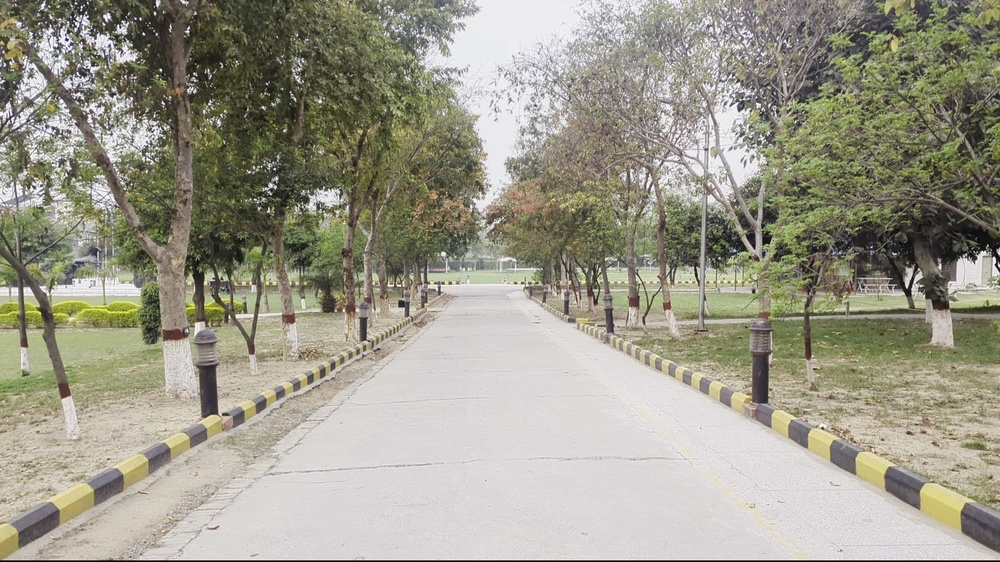
#> input picture image-processing/outputs/frame_extractor/frame_for_hough.jpg, 1000 x 562 px, shrunk from 1920 x 1080 before the run
$ python hough_transform.py
#> lines starting #> are read from the running program, lines starting #| are printed output that depends on the picture; after the words box and inside, x2 and y2 are one past the last pixel; in counts of white or black regions, pixels touching at a corner belong together
#> in main, frame is the input picture: shape (562, 1000, 3); mean B, G, R 138.7, 154, 156.6
import os

import cv2
import numpy as np


BASE_DIR = os.path.dirname(os.path.abspath(__file__))
INPUT_FRAME = os.path.join(BASE_DIR, "outputs", "frame_extractor", "frame_for_hough.jpg")
OUTPUT_DIR = os.path.join(BASE_DIR, "outputs", "hough_transform")
OUTPUT_IMAGE = os.path.join(OUTPUT_DIR, "frame_hough_output.jpg")

CANNY_LOW = 30
CANNY_HIGH = 120
HOUGH_RHO = 2
HOUGH_THETA = np.pi / 180
HOUGH_THRESHOLD = 60
HOUGH_MIN_LINE_LENGTH = 50
HOUGH_MAX_LINE_GAP = 20


def make_coordinates(image, line_parameters):
    slope, intercept = line_parameters
    if abs(slope) < 1e-6:
        return None

    h, w = image.shape[:2]
    y1 = h - 1
    y2 = int(y1 * (3 / 5))
    x1 = int((y1 - intercept) / slope)
    x2 = int((y2 - intercept) / slope)
    x1 = max(0, min(w - 1, x1))
    x2 = max(0, min(w - 1, x2))
    return np.array([x1, y1, x2, y2], dtype=np.int32)


def average_slope_intercept(image, lines):
    left_fit = []
    right_fit = []
    if lines is None:
        return None

    for line in lines:
        x1, y1, x2, y2 = line.reshape(4)
        if x1 == x2:
            continue
        slope, intercept = np.polyfit((x1, x2), (y1, y2), 1)
        if abs(slope) < 0.3 or abs(slope) > 3:
            continue
        if slope < 0:
            left_fit.append((slope, intercept))
        else:
            right_fit.append((slope, intercept))

    lines_out = []
    if left_fit:
        left_line = make_coordinates(image, np.average(left_fit, axis=0))
        if left_line is not None:
            lines_out.append(left_line)
    if right_fit:
        right_line = make_coordinates(image, np.average(right_fit, axis=0))
        if right_line is not None:
            lines_out.append(right_line)

    return np.array(lines_out, dtype=np.int32) if lines_out else None


def canny(image):
    gray = cv2.cvtColor(image, cv2.COLOR_BGR2GRAY)
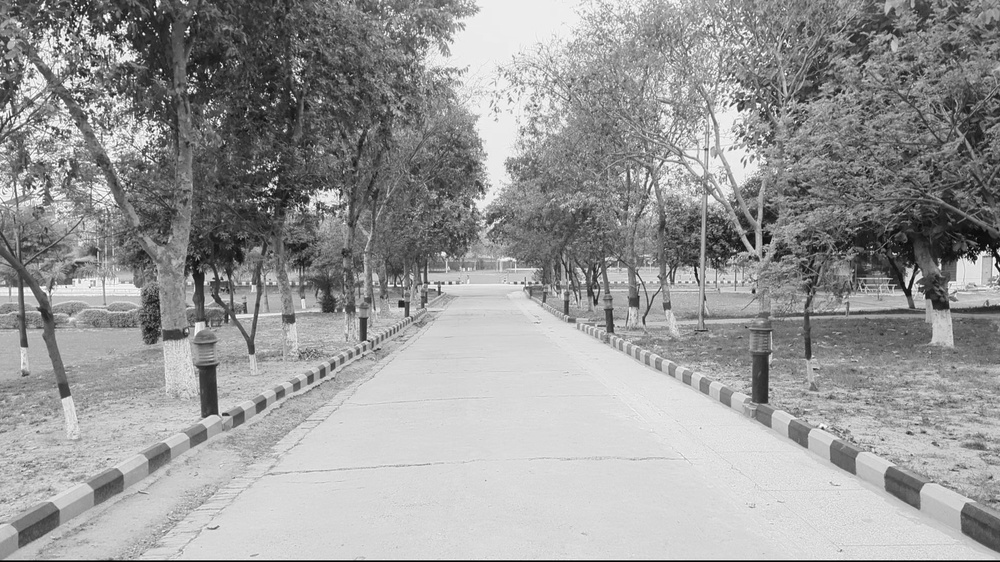
#> gray: shape (562, 1000); min 0, max 255, mean 153
    blur = cv2.GaussianBlur(gray, (5, 5), 0)
    return cv2.Canny(blur, CANNY_LOW, CANNY_HIGH)
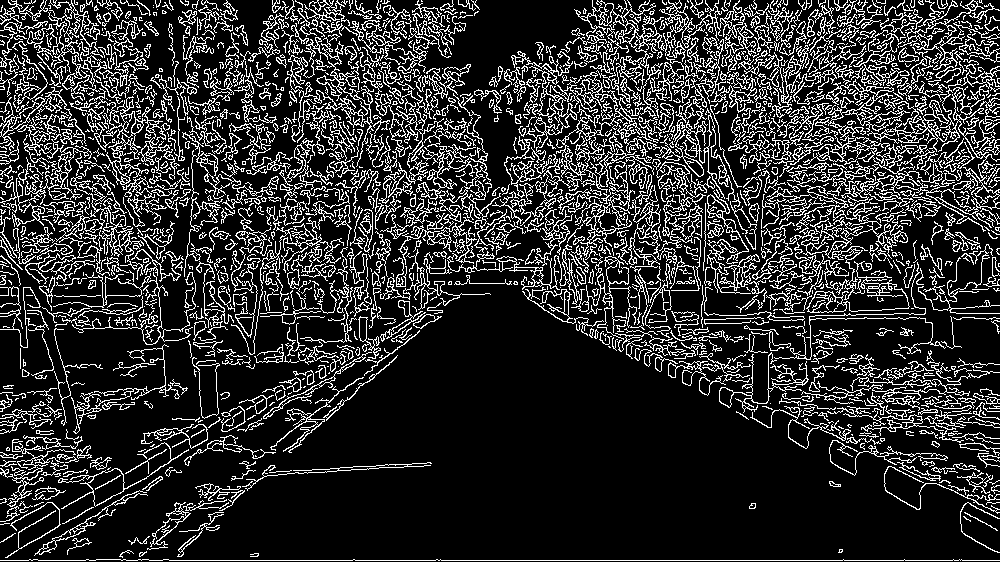
#> returned value: shape (562, 1000); 18.5% white in thin lines or dots


def display_lines(image, lines):
    line_image = np.zeros_like(image)
    if lines is not None:
        for x1, y1, x2, y2 in np.asarray(lines).reshape(-1, 4):
            cv2.line(line_image, (int(x1), int(y1)), (int(x2), int(y2)), (0, 0, 255), 10)
    return line_image


def region_of_interest(image):
    height, width = image.shape[:2]
#> height = 562; width = 1000
    polygons = np.array(
        [[
            (int(0.08 * width), height),
            (int(0.92 * width), height),
            (int(0.50 * width), int(0.43 * height)),
        ]],
        dtype=np.int32,
    )
#> polygons = [[80, 562], [920, 562], [500, 241]]
    mask = np.zeros_like(image)
    cv2.fillPoly(mask, polygons, 255)
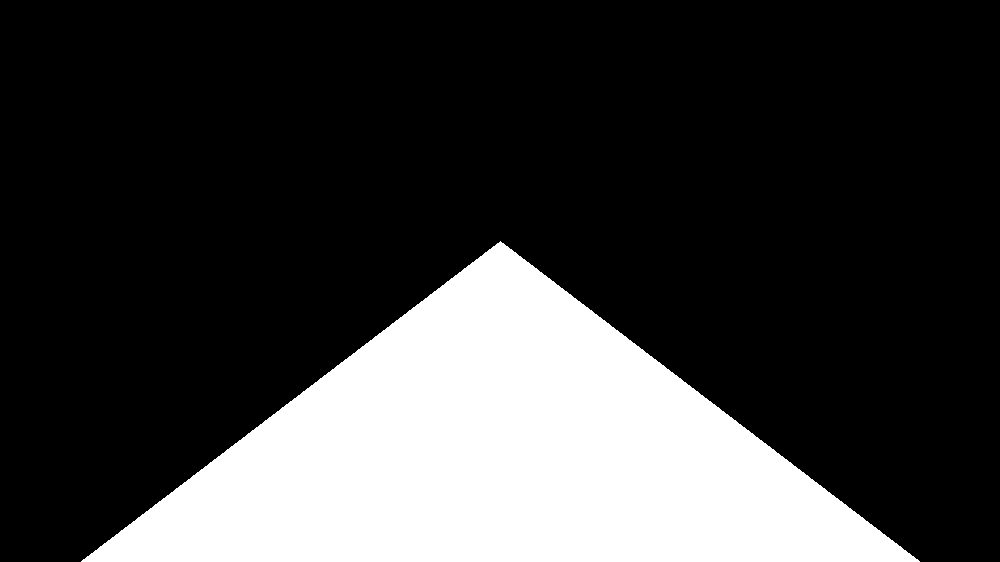
#> mask: shape (562, 1000); 24% white; 1 white region, box (x1, y1, x2, y2) and area: (81, 241, 920, 562) 134919
    return cv2.bitwise_and(image, mask)
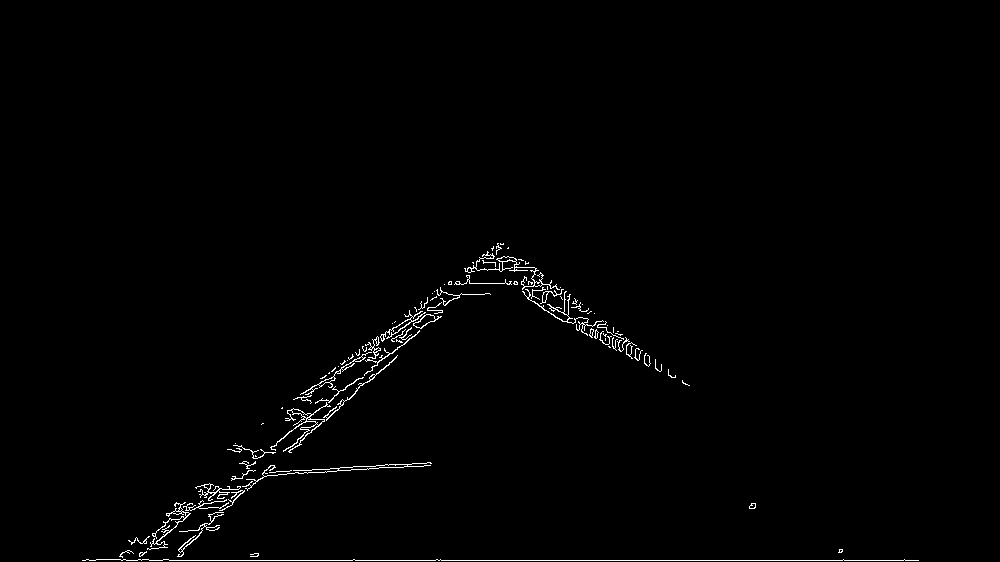
#> returned value: shape (562, 1000); 0.98% white in thin lines or dots, all inside (x1, y1, x2, y2) = (82, 243, 919, 561)


def process(frame):
    canny_image = canny(frame)
    cropped_image = region_of_interest(canny_image)
    lines = cv2.HoughLinesP(
        cropped_image,
        HOUGH_RHO,
        HOUGH_THETA,
        HOUGH_THRESHOLD,
        np.array([]),
        minLineLength=HOUGH_MIN_LINE_LENGTH,
        maxLineGap=HOUGH_MAX_LINE_GAP,
    )
#> lines = 70 rows, first 6: [121, 560, 918, 560], [154, 538, 438, 316], [178, 554, 318, 419], [129, 553, 211, 484], [282, 408, 508, 256], [262, 478, 374, 374]
    averaged_lines = average_slope_intercept(frame, lines)
#> the loop in average_slope_intercept, `for line in lines:` made 70 passes
#> (x1, y1, x2, y2, slope, intercept) on passes 1 to 12: (121, 560, 918, 560, -7.91e-17, 560), (154, 538, 438, 316, -0.782, 658.4), (178, 554, 318, 419, -0.964, 725.6), (129, 553, 211, 484, -0.841, 661.5), (282, 408, 508, 256, -0.673, 597.7), (262, 478, 374, 374, -0.929, 721.3), (332, 380, 501, 244, -0.805, 647.2), (360, 378, 440, 316, -0.775, 657), (205, 508, 273, 449, -0.868, 685.9), (370, 360, 508, 248, -0.812, 660.3), (242, 473, 296, 470, -0.0556, 486.4), (285, 420, 503, 243, -0.812, 651.4)
#> after the loop in average_slope_intercept, `for line in lines:`: left_fit = 52 pairs, first value -1 to -0.484, second value 597.7 to 738; right_fit = [(0.601, -27.05), (0.697, -96.69), (0.698, -93.32), (0.537, 16.45), (0.533, 11.67), (0.754, -132.5), (0.625, -38.13), (0.698, -85.98), (0.703, -94.62), (0.756, -130.8), (0.556, 7.78), (0.702, -91.53)]
#> in make_coordinates, `slope, intercept = line_parameters`: slope = -0.813; intercept = 663.8
#> in make_coordinates, `x1 = int((y1 - intercept) / slope)`: x1 = 126
#> in make_coordinates, `x2 = int((y2 - intercept) / slope)`: x2 = 403
#> in average_slope_intercept, `left_line = make_coordinates(image, np.average(left_fit, axis=0))`: left_line = [126, 561, 403, 336]
#> in average_slope_intercept, `right_line = make_coordinates(image, np.average(right_fit, axis=0))`: right_line = [952, 561, 609, 336]
#> averaged_lines = [[126, 561, 403, 336], [952, 561, 609, 336]]
    line_img = display_lines(frame, averaged_lines)
#> the loop in display_lines, `for x1, y1, x2, y2 in np.asarray(lines).reshape(-1, 4):` made 2 passes
#> after the loop in display_lines, `for x1, y1, x2, y2 in np.asarray(lines).reshape(-1, 4):`:
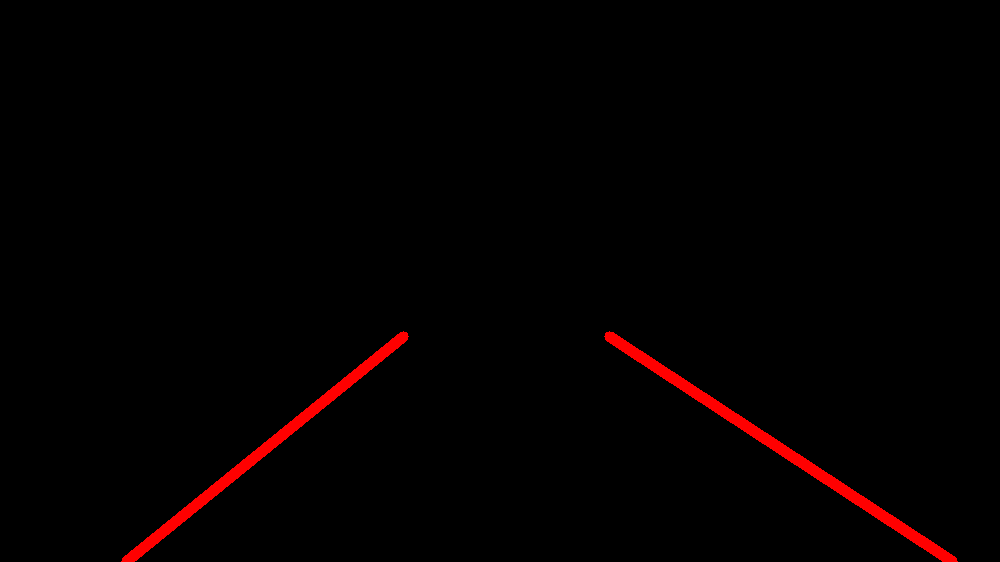
#> line_image: shape (562, 1000, 3); mean of channels 0, 1, 2 0, 0, 3.9; drawn as B, G, R
    return cv2.addWeighted(frame, 0.8, line_img, 1, 1)
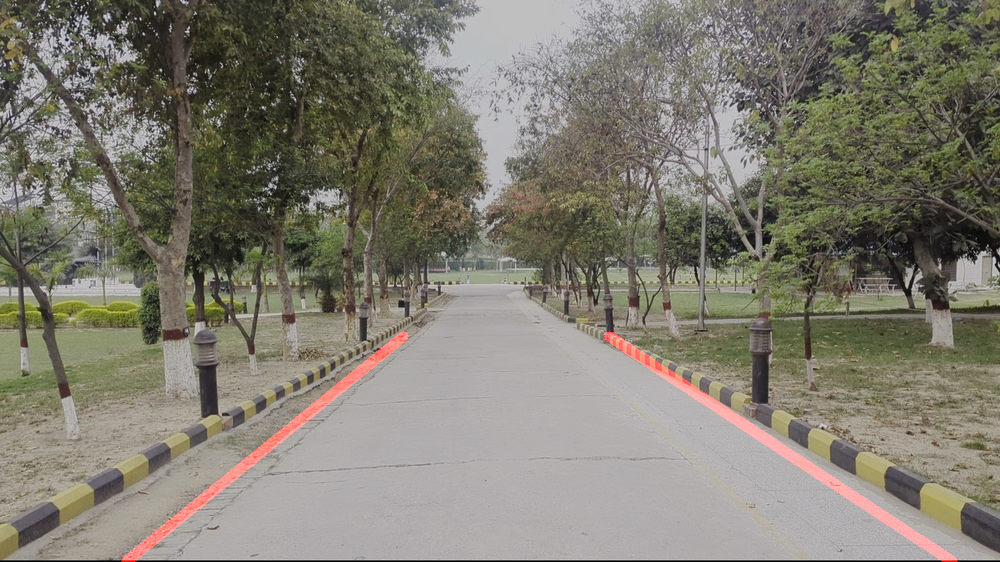
#> returned value: shape (562, 1000, 3); mean of channels 0, 1, 2 111.9, 124.2, 127.7; drawn as B, G, R


def main():
    os.makedirs(OUTPUT_DIR, exist_ok=True)

    if not os.path.exists(INPUT_FRAME):
        raise FileNotFoundError(f"Could not find input frame: {INPUT_FRAME}")

    frame = cv2.imread(INPUT_FRAME)
    if frame is None:
        raise ValueError(f"Could not read input frame: {INPUT_FRAME}")

    result = process(frame)
    cv2.imwrite(OUTPUT_IMAGE, result)
    print(f"Saved processed frame to: {OUTPUT_IMAGE}")


if __name__ == "__main__":
    main()
